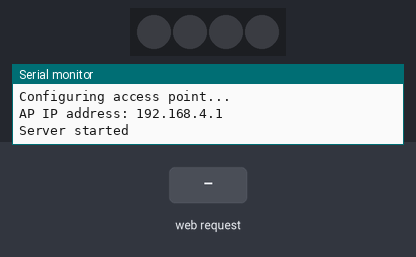
Simulated run of this sketch. Board: ESP32. Parts: 4 RGB LEDs in strip order, left to right, the last lines printed to the serial monitor. The test bench sets the inputs (shaded band).

Above: at 1.2 s.
1.3 s: HTTP request GET /H received
At 1.7 s:
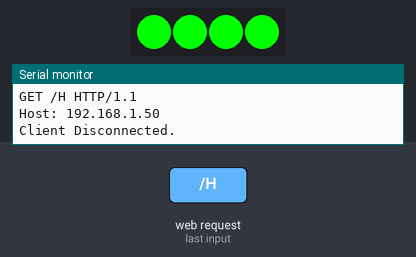
2.8 s: HTTP request GET /L received
At 4.1 s:
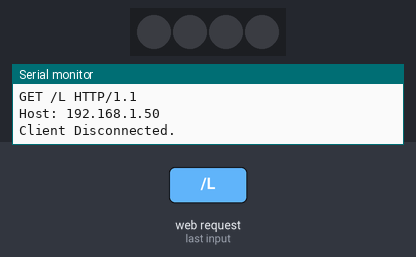
Timing chart, 0 to 5.8 s (numbered marks = the images above; inputs shaded):
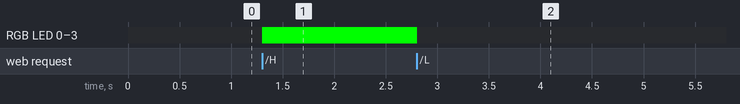

The sketch:

WiFiAccessPoint-LED-test.ino
```cpp
#include <WiFi.h>
#include <NetworkClient.h>
#include <WiFiAP.h>
#include <Adafruit_NeoPixel.h>

#define LED_PIN 3
#define LED_COUNT 4

// Set these to your desired credentials.
const char *ssid = "yourAP";
const char *password = "yourPassword";

NetworkServer server(80);
Adafruit_NeoPixel strip(LED_COUNT, LED_PIN, NEO_GRB + NEO_KHZ800);

// We store the HTML and CSS in a raw string literal to avoid escaping quotes
const char* htmlPage = R"rawliteral(
<!DOCTYPE html>
<html>
<head>
  <meta name="viewport" content="width=device-width, initial-scale=1">
  <style>
    body {
      font-family: Arial, sans-serif;
      text-align: center;
      margin-top: 50px;
      background-color: #222;
      color: #fff;
    }
    h1 { margin-bottom: 40px; }
    .button {
      display: inline-block;
      padding: 15px 40px;
      font-size: 20px;
      font-weight: bold;
      cursor: pointer;
      text-align: center;
      text-decoration: none;
      outline: none;
      color: #fff;
      border: none;
      border-radius: 8px;
      box-shadow: 0 5px #555;
      margin: 10px;
      transition: background-color 0.3s;
    }
    .btn-on { background-color: #4CAF50; } /* Green */
    .btn-on:hover { background-color: #45a049; }
    .btn-on:active { box-shadow: 0 2px #555; transform: translateY(4px); }

    .btn-off { background-color: #f44336; } /* Red */
    .btn-off:hover { background-color: #da190b; }
    .btn-off:active { box-shadow: 0 2px #555; transform: translateY(4px); }
  </style>
</head>
<body>
  <h1>NeoPixel Controller</h1>
  <a href="/H" class="button btn-on">Turn ON</a>
  <a href="/L" class="button btn-off">Turn OFF</a>
</body>
</html>
)rawliteral";

void setup() {

  strip.begin();           // INITIALIZE NeoPixel strip object (REQUIRED)
  strip.show();            // Turn OFF all pixels ASAP
  strip.setBrightness(255); // Set BRIGHTNESS to about 1/5 (max = 255)

  Serial.begin(115200);
  Serial.println();
  Serial.println("Configuring access point...");

  // You can remove the password parameter if you want the AP to be open.
  // a valid password must have more than 7 characters
  if (!WiFi.softAP(ssid, password)) {
    log_e("Soft AP creation failed.");
    while (1);
  }
  IPAddress myIP = WiFi.softAPIP();
  Serial.print("AP IP address: ");
  Serial.println(myIP);
  server.begin();

  Serial.println("Server started");
}

void loop() {
  NetworkClient client = server.accept();  // listen for incoming clients

  if (client) {                     // if you get a client,
    Serial.println("New Client.");  // print a message out the serial port
    String currentLine = "";        // make a String to hold incoming data from the client
    while (client.connected()) {    // loop while the client's connected
      if (client.available()) {     // if there's bytes to read from the client,
        char c = client.read();     // read a byte, then
        Serial.write(c);            // print it out the serial monitor
        if (c == '\n') {            // if the byte is a newline character

          // if the current line is blank, you got two newline characters in a row.
          // that's the end of the client HTTP request, so send a response:
          if (currentLine.length() == 0) {
            // HTTP headers always start with a response code (e.g. HTTP/1.1 200 OK)
            // and a content-type so the client knows what's coming, then a blank line:
            client.println("HTTP/1.1 200 OK");
            client.println("Content-type:text/html");
            client.println();

            // Send the HTML page
            client.print(htmlPage);

            // The HTTP response ends with another blank line:
            client.println();
            // break out of the while loop:
            break;
          } else {  // if you got a newline, then clear currentLine:
            currentLine = "";
          }
        } else if (c != '\r') {  // if you got anything else but a carriage return character,
          currentLine += c;      // add it to the end of the currentLine
        }

        // Check to see if the client request was "GET /H" or "GET /L":
        if (currentLine.endsWith("GET /H")) {
          strip.setPixelColor(0, strip.Color(0, 255, 0));
          strip.setPixelColor(1, strip.Color(0, 255, 0));
          strip.setPixelColor(2, strip.Color(0, 255, 0));
          strip.setPixelColor(3, strip.Color(0, 255, 0));
          strip.show();
        }
        if (currentLine.endsWith("GET /L")) {
          strip.clear();
          strip.show();
        }
      }
    }
    // close the connection:
    client.stop();
    Serial.println("Client Disconnected.");
  }
}
```

Measured:
- after the input at 1.3 s, RGB LED 0–3: off → RGB(0, 255, 0) at once
- after the input at 2.8 s, RGB LED 0–3: RGB(0, 255, 0) → off at once
